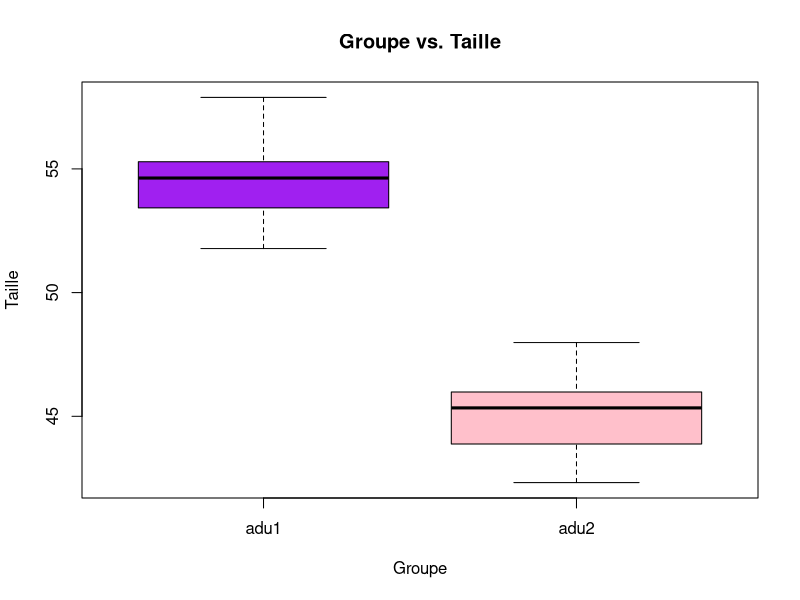
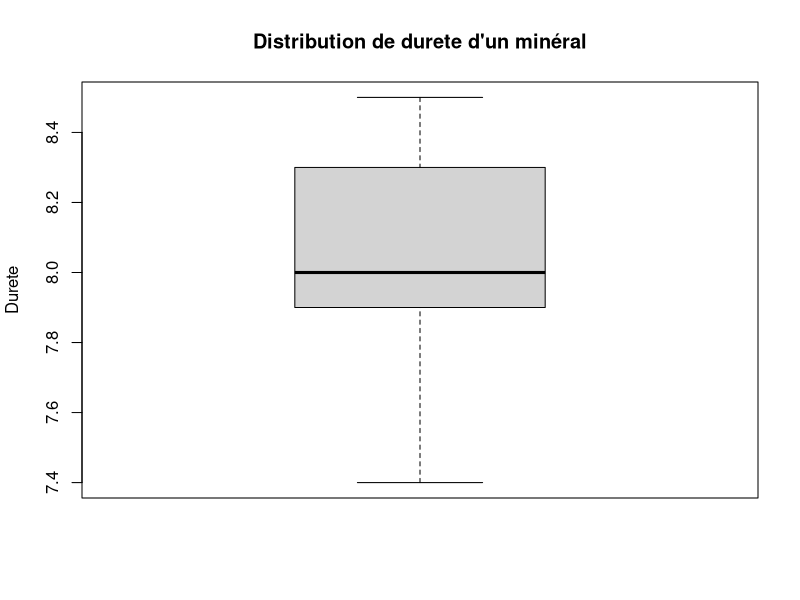
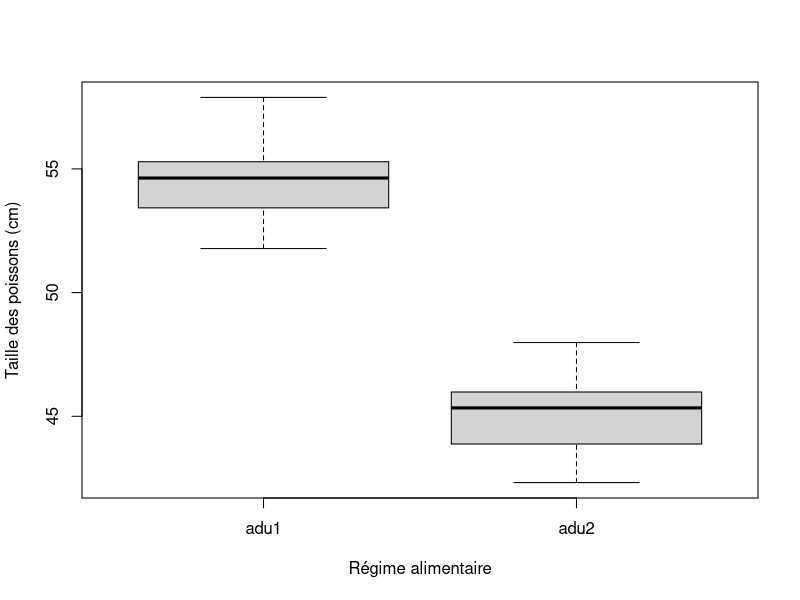
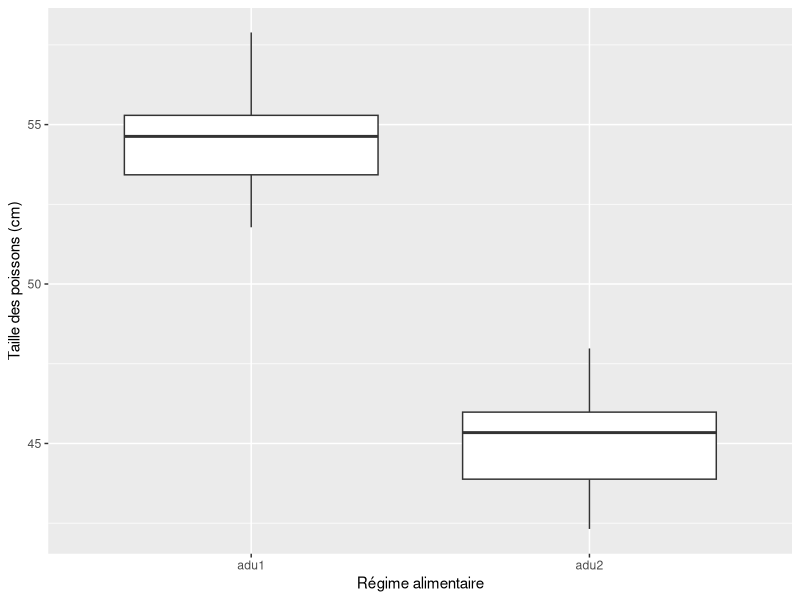
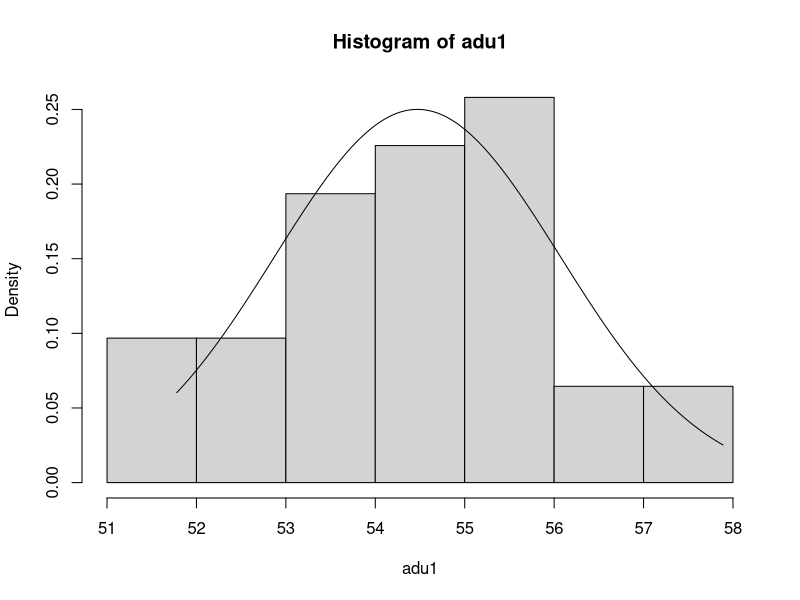
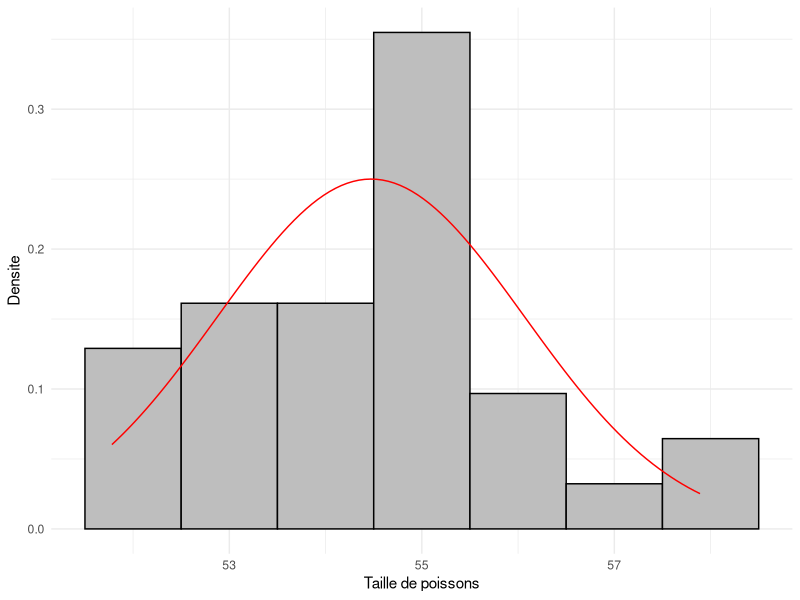
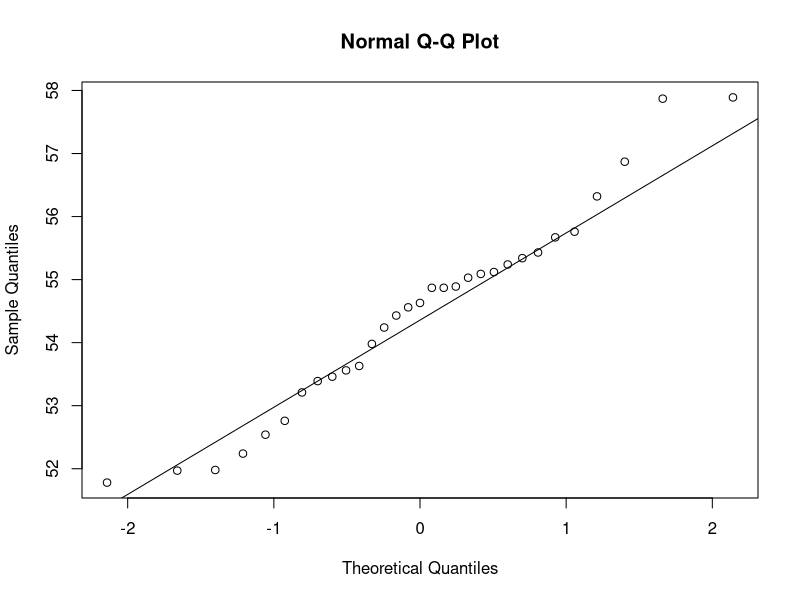

Write R code to recreate these figures, in order. (Note: this script raises an error after producing the figures.)


#####################################################
#####################################################
##                                                 ##
##                   MODULE 4U001                  ##
##                                                 ##
##                TP1 - Tests simples              ##
##                                                 ##
#####################################################
#####################################################


# On prendra alpha = 5%.
# Vous enoncerez ce que sont mesure et facteur(s) s'il y a lieu,
# les conditions d'application, 
# et poserez les hypothèses testées.


###########################################################
##  1ere partie : le test de Student pour 1 echantillon  ##
###########################################################


# Cela revient a calculer l'intervalle de confiance de la moyenne µ dont est issu l'echantillon.

# Importons le jeu de donnees Datafish, qui contient les donnees de taille de poissons
# soumis a deux regimes alimentaires (1 et 2) differents.
Datafish <-read.csv("jeuxdedonnees/Datafish.csv", sep=";", dec=",")

boxplot(Mesure ~ Groupe, Datafish, 
        col= c("purple", "pink"),
        xlab = "Groupe", ylab = "Taille", main="Groupe vs. Taille")

# On veut tester si la moyenne theorique µ_1 dont est issu le premier groupe est de 53.
t.test(Datafish$Mesure[Datafish$Groupe=="adu1"],mu=53)

# Que concluez-vous ?
#'
#' On rejete l'hypothèse nulle parce que le p-value << 0.05. La moyenne de la population n'est pas alors 53.
#'

# On obtient la p-value du test de comparaison dont l'hypothèse H0 est µ=53, mais aussi l'intervalle de confiance a 95%
# Pour avoir l'effectif : fonction length
n=length(Datafish$Mesure[Datafish$Groupe=="adu1"]) ; n
# On peut aussi utiliser la fonction tapply() pour avoir l'effectif de tous les échantillons
tapply(Datafish$Mesure, Datafish$Groupe, length)

# Même si l'effectif est de 31, on peut verifier si l'échantillon est issu d'une distribution normale
# avec un test de Shapiro-Wilk (il en existe d'autres)
shapiro.test(Datafish$Mesure[Datafish$Groupe=="adu1"])
# On peut utiliser la fonction tapply pour le vérifier dans tous les échantilons
tapply(Datafish$Mesure, Datafish$Groupe, shapiro.test)
# non-rejet de H0, les donnees sont issues d'une distribution normale


##########
########## Exercices
##########

### Exercice 1
### Verifiez si la moyenne theorique dont est issu le groupe 2 est egale a 46.
t.test(Datafish$Mesure[Datafish$Groupe=="adu2"], mu=46)
#'
#' On rejete l'hypothèse nulle parce que le p-value < 0.05. La moyenne théorique n'est donc pas égale à 46.
#' 

### Exercice 2
### On a mesure la durete d'une serie de mineraux identiques preleves dans une meme mine.
### Les donnees sont dans le fichier Mineraux.
### Sont-ils aussi durs que le corindon (durete 8) ?
### Sans commande supplementaire, donner la moyenne et l'intervalle de confiance a 95%.
mineraux <- read.csv("jeuxdedonnees/Mineraux.csv", sep=";", dec=",")
nrow(mineraux) # 37, alors t.test
boxplot(mineraux, ylab = "Durete", main = "Distribution de durete d'un minéral")

t.test(mineraux$Durete, mu=8)

#'
#' p-value = .3845
#' On ne peut pas rejeter l'hypothèse null (µ_mineral = 8) parce que le p-value > 0.05, alors on conclure
#' que le durété n'est pas significamment différent que celui du corindon.
#' 
#' Moyenne = 8.04, IC = [7.94, 8.13]
#'

#############################################
##  2eme partie : autres tests de Student  ##
#############################################

##########
########## Test de Student pour 2 échantillons indépendants
##########

# Question : existe-t-il une difference de taille des poissons entre les deux groupes dasn Datafish ?
# On peut representer graphiquement les donnees avec un boxplot
boxplot(Datafish$Mesure ~ Datafish$Groupe,
        xlab = "Régime alimentaire",
        ylab = "Taille des poissons (cm)")


###################################################
# FACULTATIF : le meme graphique avec ggplot2
library(ggplot2)
ggplot(Datafish, aes(x = Groupe, y = Mesure)) +
  geom_boxplot() +
  labs(
    x = "Régime alimentaire",
    y = "Taille des poissons (cm)"
  )
###################################################

##### FACULTATIF VIZ DE LA DISTRIBUTION/NORMALE
adu1 = Datafish$Mesure[Datafish$Groupe == "adu1"]
seq.adu1 = seq(min(adu1), max(adu1), 0.001)
hist(adu1, freq=F)
lines(seq.adu1, dnorm(seq.adu1, mean(adu1), sd(adu1)))

df_adu1 = subset(Datafish, Groupe == "adu1")
# Datafish[Datafish$Groupe == "adu1",]
ggplot(df_adu1, aes(x=Mesure)) +
  geom_histogram(aes(y=after_stat(density)), binwidth = 1, 
                 fill = "grey", color = "black") + 
  stat_function(fun = dnorm, args = list(mean = mean(adu1), sd = sd(adu1)),
                color = "red") + 
  labs(x = "Taille de poissons", y = "Densite") + 
  theme_minimal()

##### FACULTATIF QQ PLOT
qqnorm(adu1)
qqline(adu1)

# Choix du test : test t pour deux echantillons independants
# Les effectifs sont legerement > 30 ; on verifie les conditions d'application
# Nous avons deja verifie precedemment que les echantillons sont issus de distributions normales
tapply(Datafish$Mesure, Datafish$Groupe, shapiro.test)

# Test d'egalite des variances
bartlett.test(Datafish$Mesure ~ Datafish$Groupe)
# Non rejet de H0, pas de difference significative entre les variances

# Les conditions d'application du test sont vérifiées. 
# Test de comparaison des deux groupes indépendants sous R :
t.test(Datafish$Mesure~Datafish$Groupe,var.equal=T) # test de Student qui part du principe que les variances sont egales

# Lorsqu'au moins un des echantillons est de petite taille,
# et si les variances sont differentes,
# ajouter l'argument var.equal = F : on conduit alors un test t de Welch.

# Lorsqu'au moins un des echantillons est de petite taille, 
# et si les donnees ne sont ni gaussiennes, ni transformables,
# alors on peut conduire un test par re-echantillonnage -disponible dans les packages lmperm, resample, boot ...

# On peut aussi faire un test non parametrique, le test de Mann-Whitney, c'est plus frequent (mais moins puissant).
wilcox.test(Datafish$Mesure~Datafish$Groupe)
# Le warning indique juste que la p-value est calculee sans ajustement avec les valeurs ex-aequo ;
# ce n'est pas un message d'erreur !


##########
########## Test de Student pour 2 echantillons apparies
##########

# On recupere le fichier Sommeil.csv, qui contient les mesures de la duree du sommeil d'etudiants avant et après un examen
Sommeil=read.csv("jeuxdedonnees/Sommeil.csv", sep=";", dec=",")
#On cherche a savoir si les etudiants dorment moins avant leur examen par rapport à après l'examen
head(Sommeil)

ggplot(data = Sommeil) + 
  geom_point(aes(x = Etudiants, y = Sommeil.Avant), color = "blue") +
  geom_point(aes(x = Etudiants, y = Sommeil.Apres), color = "red")

boxplot(Sommeil$Sommeil.Avant, Sommeil$Sommeil.Apres)

# Choix du test : t.test pour 2 ech apparies
dim(Sommeil) #les echantillons sont d'effectif < 30
# On verifie la normalite de la difference (effectif n < 30) et non pas des mesures
delta=Sommeil$Sommeil.Avant - Sommeil$Sommeil.Apres
shapiro.test(delta) # Normalité assuré

# Puis on fait le test t
t.test(Sommeil$Sommeil.Avant,Sommeil$Sommeil.Apres, paired=T, alternative="less")
# t-value significatif
# On ne verifie pas l'egalite des variances car c'est un test a 1 echantillon "deguise".
t.test(delta, mu=0, alternative = "less")

# La encore, en cas de petits echantillons non gaussiens, on peut aussi faire un test non parametrique.
# C'est le test de Wilcoxon, frequemment employe dans ce cas mais moins puissant qu'un test par re-echantillonnage.
wilcox.test(Sommeil$Sommeil.Avant,Sommeil$Sommeil.Apres,paired=T, alternative = "less")
# Concernant le warning : voir plus haut !


##########
########## Exercice
##########

### Exercice 3
### La ductilite (faculte de se deformer) a ete mesuree
# en determinant la pression necessaire pour briser/deformer plusieurs echantillons d'une roche, avant et apres chauffage.
### Le chauffage modifie t-il la ductilite ? Les donnees sont dans le fichier Ductilite.

Ductilite = read.csv("jeuxdedonnees/Ductilite.csv", sep=";", dec=",")

# Examiner le jeux de donnees
head(Ductilite)
boxplot(Ductilite$preChauffage, Ductilite$postChauffage)
dim(Ductilite) # 24 2, n < 30

# Verifier normalite de la difference
Ductilite$delta = Ductilite$postChauffage - Ductilite$preChauffage
shapiro.test(Ductilite$delta) 
#' p-value = .039, alors on rejete l'hypothèse nulle que la différence suive la loi normale.

# On ne peut pas faire un test Student, alors on utilise le test Wilcox
wilcox.test(Ductilite$preChauffage, Ductilite$postChauffage,
            paired=T, alternative = "less")
#' p-value = 5.96e-08
#' p-value << 0.05, alors on rejete l'hypothèse nulle et on peut conclure qu'il y a 
#' une différence significante entre pre-chauffage et post-chauffage

###################################
##  3eme partie : tests du Chi2  ##
###################################

##########
########## Chi2 de conformite (comparaison a des donnees theoriques)
##########

# Considerons le pelage de cobayes (gris ou blanc, lisse ou rude) ; on obtient les effectifs suivants apres un croisement,
# correspondant aux 4 categories "gris et lisse", "blanc et lisse", "gris et rude" et "blanc et rude"
cobaye = c(50,20,22,5)

# On veut savoir si cela s'écarte significativement ou non des proportions théoriques prévues par la génétique (lois de Mendel)
# qui sont les suivantes : 9/16 de "gris et lisse", 3/16 de "blanc et lisse", 3/16 de "gris et rude" et 1/16 de "blanc et rude"
prop = c(9/16,3/16,3/16,1/16)

# Test du chi-deux de conformite sous R :
chisq.test(x=cobaye,p=prop)
#' p-value = .67 > .05, alors on ne réjete pas l'hypothèse nulle et peut conclure que les pelage des cobayes suivent les proportions

# Pour vérifier la règle de Cochran
chisq.test(x=cobaye,p=prop)$expected
# chisq.test(x = cobaye, p = prop) => names()


##########
########## Chi2 de comparaison (sur table de contingence, d'independance/d'homogénéité)
##########

# La categorie sociale et le sentiment d'appartenir a une classe sociale sont-ils independants ?
# On rentre les donnees dans une table, a l'aide d'une nouvelle fonction : matrix()
categorie=matrix(c(125, 190,588, 842, 1105, 888, 194, 300, 433, 694, 1227, 1024, 9, 6, 9, 10, 38, 45), 
                 6, 3)# ces arguments renseignent sur le nombre de lignes et de colonnes
# Mettons des titres aux lignes, puis aux colonnes
rownames(categorie)=c("Pas du tout","Tres peu","Un peu","Partiellement","En grande partie","Completement")
colnames(categorie)=c("Basse","Moyenne","Superieure")
categorie

# Conduite du test du Chi2 d'independance dans R, directement sur categorie :
chisq.test(categorie,correct=F)

# correct=F empeche R d'effectuer par defaut la correction de continuité de Yates,
# injustifiée quand le critère de Cochran est valide, et inutile autrement.

# Il y a un message d'alerte, qui indique qu'au moins un des effectifs theoriques est < 5.
# Voyons les effectifs theoriques :
chisq.test(categorie,correct=F)$expected
# On a 1 classe sur 18 qui a un effectif < 5, soit plus de 80% des classes a un effectif > 5 ;
# la règle de Cochran est respectée.

# Quand le critère de Cochran n'est pas respecte, on peut a la place utiliser le test exact de Fisher.
# Dans les donnees suivantes, il s'agit de performance a un test de memoire (+ ou -)
# par des abeilles traitees avec differents produits.
# On souhaite savoir si la performance est independante du traitement ou non par des produits.
memoire=matrix(c(0,10,3,7,8,1), 2, 3) # 2 lignes, 3 colonnes
rownames(memoire)=c("-","+")
colnames(memoire)=c("Controles","Produit 1","Produit 2")
memoire
#vérifions les effectifs theoriques
chisq.test(memoire,correct=F)$expected
# 50% des classes ont des effectifs < 5 ; condition d'application (regle de Cochran) non respectee
# On conduit alors le test exact de Fisher : 
fisher.test(memoire)


##########
########## Exercices
##########

### Exercice 4
### Lors d'une etude sur la pollution bacterienne, la presence ou l'absence de salmonelles a ete recensee a partir d'echantillons d'eau
### preleves dans l'estuaire de 3 bassins europeens. Les analyses fournissent les resultats suivants:
###                         Rhin	Loire 	Seine
### Presence de salmonelles	8	    10	    16
### Absence de salmonelles	2	    11	    23
### La presence / absence de salmonelles est-elle homogene dans les 3 estuaires ?

salmonelles = matrix(c(8, 2, 10, 11, 16, 23), 2, 3)
rownames(salmonelles)=c("Presence de salmonelles","Absence de salmonelles")
colnames(salmonelles)=c("Rhin","Loire","Seine")
salmonelles

## Vérifier effectifs théoriques
chisq.test(salmonelles,correct=F)$expected
## Qu'un seul effectif a un valeur < 5 (+80% ont effectif > 5), alors le règle de Cochran est respecté

chisq.test(salmonelles,correct=F)
#' p-value = 0.088
#' On accept l'hypothèse nulle, que la presence d'absence des salmonelles ne varient pas d'une manière significatif selon la fleuve d'intérêt


### Exercice 5
### Le couvert vegetal du Parc naturel de Yellowstone est compose a 25,8 % de peuplements feuillus, 38 % de peuplements mixtes,
### 25,8 % de resineux et 10,4 % de marecages. Au sein du parc, l'elan d'Amerique a ete localise par telemetrie a 511 reprises au cours d'une annee.
### Sur les 511 localisations, 118 se situaient dans les feuillus, 201 dans les peuplements mixtes, 110 dans les resineux et 82 dans les marecages. 
### L'élan d'Amerique frequente-il indifferemment les differents milieux du parc ?

elanpourcentfrequentation = c(118, 201, 110, 82)
couvertvegetal = c(0.258, 0.38, 0.258, 0.104) * 511
elanmatrix = rbind(elanpourcentfrequentation, couvertvegetal)
rownames(elanmatrix) = c("Frequente par Elan", "Parc entier")
colnames(elanmatrix) = c("Peuplements feuillus", "Peuplements mixtes", "Resineux", "Marecages")
elanmatrix

chisq.test(elanmatrix,correct=F)
#' p-value = 0.029
#' On rejete l'hypothèse nulle parce que le p-value < 0.05. On peut alors conclure que il y a une différence significante 
#' entre la distribution de végétation à Yosemite et celle de la fréquentation d'élan
